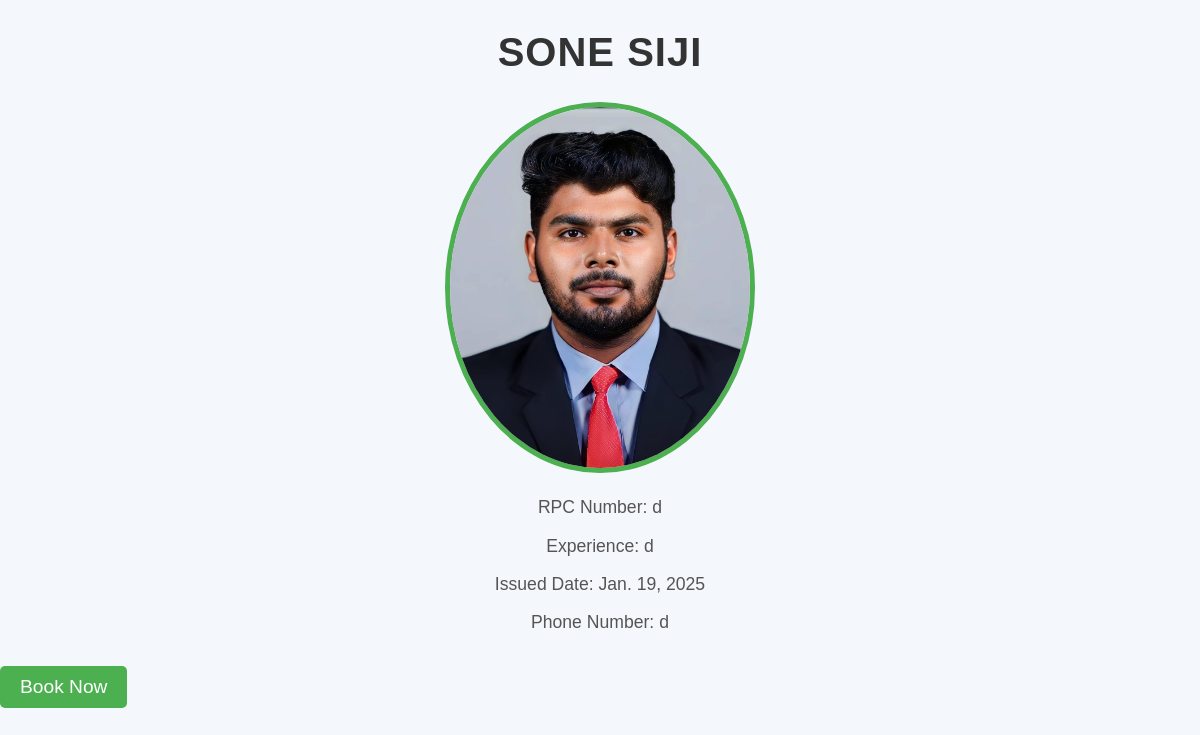
The app's page / (signed in), older data.
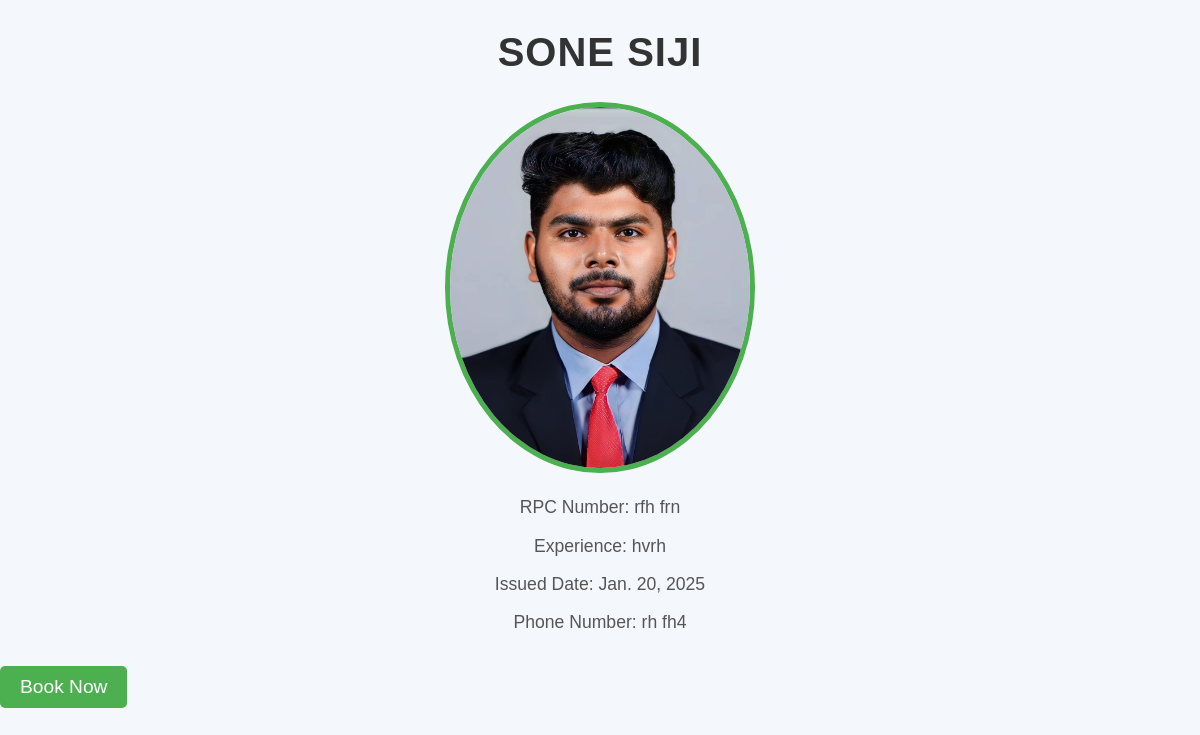
The same page, newer data.
### myapp/models.py (models this page shows, shortened)
class Instructor(models.Model):
    name = models.CharField(max_length=100)
    photo = models.ImageField(upload_to='instructors/')
    rpc_number = models.CharField(max_length=50)
    experience = models.TextField()
    issued_date = models.DateField()
    phone_number = models.CharField(max_length=15)

### myapp/views.py (the view)
# urls.py: path('', instructor_details, name='instructor_details'),  # Instructor details page
@login_required
def instructor_details(request):
    instructor = Instructor.objects.first()
    return render(request, 'instructor_details.html', {'instructor': instructor})

### myapp/templates/instructor_details.html (shortened to what this page needs)
<!DOCTYPE html>
<html lang="en">
<head>
</head>
<body>
    <h1>{{ instructor.name }}</h1>
    <img src="{{ instructor.photo.url }}" alt="Instructor Photo">
    <p>RPC Number: {{ instructor.rpc_number }}</p>
    <p>Experience: {{ instructor.experience }}</p>
    <p>Issued Date: {{ instructor.issued_date }}</p>
    <p>Phone Number: {{ instructor.phone_number }}</p>
    <a href="/book/">Book Now</a>
</body>
</html>

### myapp/templates/instructor_details.html (style rules this page uses)
body { font-family: Arial, sans-serif; background-color: #f4f7fc; margin: 0; padding: 0; color: #333; }
h1 { text-align: center; font-size: 2.5rem; color: #333; margin-top: 30px; text-transform: uppercase; letter-spacing: 1px; animation: fadeIn 2s ease-in-out; }
img { display: block; max-width: 300px; margin: 20px auto; border-radius: 50%; border: 5px solid #4CAF50; animation: scaleUp 1.5s ease-in-out; }
p { font-size: 1.1rem; line-height: 1.6; margin: 10px 0; text-align: center; color: #555; }
a { display: inline-block; background-color: #4CAF50; color: white; padding: 10px 20px; text-decoration: none; font-size: 1.2rem; border-radius: 5px; text-align: center; margin: 20px auto; transition: background-color 0.3s ease; }

Row changes from the older to the newer data that the page shows:
changed Instructor "SONE SIJI": photo: a different picture; rpc_number "d" → "rfh frn"; experience "d" → "hvrh"; issued_date "Jan. 19, 2025" → "Jan. 20, 2025"; phone_number "d" → "rh fh4"
